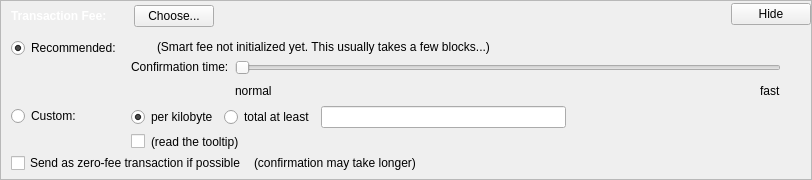
    <widget class="QFrame" name="frameFee">
     <property name="sizePolicy">
      <sizepolicy hsizetype="Expanding" vsizetype="Expanding">
       <horstretch>0</horstretch>
       <verstretch>0</verstretch>
      </sizepolicy>
     </property>
     <property name="maximumSize">
      <size>
       <width>16777215</width>
       <height>16777215</height>
      </size>
     </property>
     <property name="frameShape">
      <enum>QFrame::StyledPanel</enum>
     </property>
     <property name="frameShadow">
      <enum>QFrame::Sunken</enum>
     </property>
     <layout class="QVBoxLayout" name="verticalLayoutFee1">
      <property name="spacing">
       <number>0</number>
      </property>
      <property name="leftMargin">
       <number>0</number>
      </property>
      <property name="topMargin">
       <number>0</number>
      </property>
      <property name="rightMargin">
       <number>0</number>
      </property>
      <property name="bottomMargin">
       <number>0</number>
      </property>
      <item>
       <layout class="QVBoxLayout" name="verticalLayoutFee2" stretch="0,0,0">
        <property name="spacing">
         <number>0</number>
        </property>
        <property name="leftMargin">
         <number>10</number>
        </property>
        <property name="topMargin">
         <number>0</number>
        </property>
        <item>
         <layout class="QHBoxLayout" name="horizontalLayoutFee1">
          <property name="bottomMargin">
           <number>0</number>
          </property>
          <item>
           <layout class="QVBoxLayout" name="verticalLayoutFee7">
            <property name="spacing">
             <number>0</number>
            </property>
            <item>
             <spacer name="verticalSpacerSmartFee">
              <property name="orientation">
               <enum>Qt::Vertical</enum>
              </property>
              <property name="sizeType">
               <enum>QSizePolicy::Fixed</enum>
              </property>
              <property name="sizeHint" stdset="0">
               <size>
                <width>1</width>
                <height>4</height>
               </size>
              </property>
             </spacer>
            </item>
            <item>
             <layout class="QHBoxLayout" name="horizontalLayoutSmartFee">
              <property name="spacing">
               <number>10</number>
              </property>
              <item>
               <widget class="QLabel" name="labelFeeHeadline">
                <property name="sizePolicy">
                 <sizepolicy hsizetype="Preferred" vsizetype="Maximum">
                  <horstretch>0</horstretch>
                  <verstretch>0</verstretch>
                 </sizepolicy>
                </property>
                <property name="font">
                 <font>
                  <weight>75</weight>
                  <bold>true</bold>
                 </font>
                </property>
                <property name="styleSheet">
                 <string notr="true">font-weight:bold; color: #fff;</string>
                </property>
                <property name="text">
                 <string>Transaction Fee:</string>
                </property>
               </widget>
              </item>
              <item>
               <widget class="QLabel" name="labelFeeMinimized">
                <property name="styleSheet">
                 <string notr="true">color: #fff;</string>
                </property>
                <property name="text">
                 <string/>
                </property>
               </widget>
              </item>
              <item>
               <widget class="QPushButton" name="buttonChooseFee">
                <property name="text">
                 <string>Choose...</string>
                </property>
               </widget>
              </item>
             </layout>
            </item>
            <item>
             <spacer name="verticalSpacer_5">
              <property name="orientation">
               <enum>Qt::Vertical</enum>
              </property>
              <property name="sizeHint" stdset="0">
               <size>
                <width>1</width>
                <height>1</height>
               </size>
              </property>
             </spacer>
            </item>
           </layout>
          </item>
          <item>
           <spacer name="horizontalSpacer_4">
            <property name="orientation">
             <enum>Qt::Horizontal</enum>
            </property>
            <property name="sizeHint" stdset="0">
             <size>
              <width>40</width>
              <height>20</height>
             </size>
            </property>
           </spacer>
          </item>
          <item>
           <widget class="QPushButton" name="buttonMinimizeFee">
            <property name="toolTip">
             <string>collapse fee-settings</string>
            </property>
            <property name="text">
             <string>Hide</string>
            </property>
           </widget>
          </item>
         </layout>
        </item>
        <item>
         <widget class="QFrame" name="frameFeeSelection">
          <layout class="QVBoxLayout" name="verticalLayoutFee12">
           <property name="spacing">
            <number>0</number>
           </property>
           <property name="leftMargin">
            <number>0</number>
           </property>
           <property name="topMargin">
            <number>0</number>
           </property>
           <property name="rightMargin">
            <number>0</number>
           </property>
           <property name="bottomMargin">
            <number>0</number>
           </property>
           <item>
            <layout class="QGridLayout" name="gridLayoutFee">
             <property name="topMargin">
              <number>10</number>
             </property>
             <property name="bottomMargin">
              <number>4</number>
             </property>
             <property name="horizontalSpacing">
              <number>10</number>
             </property>
             <property name="verticalSpacing">
              <number>4</number>
             </property>
             <item row="1" column="1">
              <layout class="QVBoxLayout" name="verticalLayoutFee8">
               <property name="spacing">
                <number>6</number>
               </property>
               <item>
                <layout class="QHBoxLayout" name="horizontalLayoutFee13">
                 <item>
                  <widget class="QRadioButton" name="radioCustomPerKilobyte">
                   <property name="toolTip">
                    <string>If the custom fee is set to 1000 duffs and the transaction is only 250 bytes, then &quot;per kilobyte&quot; only pays 250 duffs in fee,&lt;br /&gt;while &quot;at least&quot; pays 1000 duffs. For transactions bigger than a kilobyte both pay by kilobyte.</string>
                   </property>
                   <property name="text">
                    <string>per kilobyte</string>
                   </property>
                   <property name="checked">
                    <bool>true</bool>
                   </property>
                   <attribute name="buttonGroup">
                    <string notr="true">groupCustomFee</string>
                   </attribute>
                  </widget>
                 </item>
                 <item>
                  <widget class="QRadioButton" name="radioCustomAtLeast">
                   <property name="toolTip">
                    <string>If the custom fee is set to 1000 duffs and the transaction is only 250 bytes, then &quot;per kilobyte&quot; only pays 250 duffs in fee,&lt;br /&gt;while &quot;total at least&quot; pays 1000 duffs. For transactions bigger than a kilobyte both pay by kilobyte.</string>
                   </property>
                   <property name="text">
                    <string>total at least</string>
                   </property>
                   <attribute name="buttonGroup">
                    <string notr="true">groupCustomFee</string>
                   </attribute>
                  </widget>
                 </item>
                 <item>
                  <widget class="BitcoinAmountField" name="customFee"/>
                 </item>
                 <item>
                  <spacer name="horizontalSpacer_6">
                   <property name="orientation">
                    <enum>Qt::Horizontal</enum>
                   </property>
                   <property name="sizeHint" stdset="0">
                    <size>
                     <width>1</width>
                     <height>1</height>
                    </size>
                   </property>
                  </spacer>
                 </item>
                </layout>
               </item>
               <item>
                <layout class="QHBoxLayout" name="horizontalLayoutFee8">
                 <item>
                  <widget class="QCheckBox" name="checkBoxMinimumFee">
                   <property name="toolTip">
                    <string>Paying only the minimum fee is just fine as long as there is less transaction volume than space in the blocks.&lt;br /&gt;But be aware that this can end up in a never confirming transaction once there is more demand for injex transactions than the network can process.</string>
                   </property>
                   <property name="text">
                    <string/>
                   </property>
                  </widget>
                 </item>
                 <item>
                  <widget class="QLabel" name="labelMinFeeWarning">
                   <property name="enabled">
                    <bool>true</bool>
                   </property>
                   <property name="toolTip">
                    <string>Paying only the minimum fee is just fine as long as there is less transaction volume than space in the blocks.&lt;br /&gt;But be aware that this can end up in a never confirming transaction once there is more demand for injex transactions than the network can process.</string>
                   </property>
                   <property name="text">
                    <string>(read the tooltip)</string>
                   </property>
                   <property name="margin">
                    <number>5</number>
                   </property>
                  </widget>
                 </item>
                 <item>
                  <spacer name="horizontalSpacer_2">
                   <property name="orientation">
                    <enum>Qt::Horizontal</enum>
                   </property>
                   <property name="sizeHint" stdset="0">
                    <size>
                     <width>1</width>
                     <height>1</height>
                    </size>
                   </property>
                  </spacer>
                 </item>
                </layout>
               </item>
              </layout>
             </item>
             <item row="0" column="0">
              <layout class="QVBoxLayout" name="verticalLayoutFee4" stretch="0,1">
               <item>
                <widget class="QRadioButton" name="radioSmartFee">
                 <property name="text">
                  <string>Recommended:</string>
                 </property>
                 <property name="checked">
                  <bool>true</bool>
                 </property>
                 <attribute name="buttonGroup">
                  <string notr="true">groupFee</string>
                 </attribute>
                </widget>
               </item>
               <item>
                <spacer name="verticalSpacer_2">
                 <property name="orientation">
                  <enum>Qt::Vertical</enum>
                 </property>
                 <property name="sizeHint" stdset="0">
                  <size>
                   <width>1</width>
                   <height>1</height>
                  </size>
                 </property>
                </spacer>
               </item>
              </layout>
             </item>
             <item row="1" column="0">
              <layout class="QVBoxLayout" name="verticalLayoutFee9" stretch="0,1">
               <item>
                <widget class="QRadioButton" name="radioCustomFee">
                 <property name="text">
                  <string>Custom:</string>
                 </property>
                 <attribute name="buttonGroup">
                  <string notr="true">groupFee</string>
                 </attribute>
                </widget>
               </item>
               <item>
                <spacer name="verticalSpacer_6">
                 <property name="orientation">
                  <enum>Qt::Vertical</enum>
                 </property>
                 <property name="sizeHint" stdset="0">
                  <size>
                   <width>1</width>
                   <height>1</height>
                  </size>
                 </property>
                </spacer>
               </item>
              </layout>
             </item>
             <item row="0" column="1">
              <layout class="QVBoxLayout" name="verticalLayoutFee3" stretch="0,0,1">
               <property name="spacing">
                <number>6</number>
               </property>
               <property name="topMargin">
                <number>2</number>
               </property>
               <item>
                <layout class="QHBoxLayout" name="horizontalLayoutFee12">
                 <item>
                  <widget class="QLabel" name="labelSmartFee">
                   <property name="text">
                    <string/>
                   </property>
                   <property name="margin">
                    <number>2</number>
                   </property>
                  </widget>
                 </item>
                 <item>
                  <widget class="QLabel" name="labelFeeEstimation">
                   <property name="text">
                    <string/>
                   </property>
                  </widget>
                 </item>
                 <item>
                  <widget class="QLabel" name="labelSmartFee2">
                   <property name="text">
                    <string>(Smart fee not initialized yet. This usually takes a few blocks...)</string>
                   </property>
                   <property name="margin">
                    <number>2</number>
                   </property>
                  </widget>
                 </item>
                 <item>
                  <spacer name="horizontalSpacer_5">
                   <property name="orientation">
                    <enum>Qt::Horizontal</enum>
                   </property>
                   <property name="sizeHint" stdset="0">
                    <size>
                     <width>1</width>
                     <height>1</height>
                    </size>
                   </property>
                  </spacer>
                 </item>
                </layout>
               </item>
               <item>
                <layout class="QHBoxLayout" name="horizontalLayoutFee9">
                 <item>
                  <layout class="QVBoxLayout" name="verticalLayoutFee6">
                   <item>
                    <widget class="QLabel" name="labelSmartFee3">
                     <property name="text">
                      <string>Confirmation time:</string>
                     </property>
                     <property name="margin">
                      <number>2</number>
                     </property>
                    </widget>
                   </item>
                   <item>
                    <spacer name="verticalSpacer_3">
                     <property name="orientation">
                      <enum>Qt::Vertical</enum>
                     </property>
                     <property name="sizeHint" stdset="0">
                      <size>
                       <width>1</width>
                       <height>1</height>
                      </size>
                     </property>
                    </spacer>
                   </item>
                  </layout>
                 </item>
                 <item>
                  <layout class="QVBoxLayout" name="verticalLayoutFee5">
                   <property name="rightMargin">
                    <number>30</number>
                   </property>
                   <item>
                    <widget class="QSlider" name="sliderSmartFee">
                     <property name="minimum">
                      <number>0</number>
                     </property>
                     <property name="maximum">
                      <number>24</number>
                     </property>
                     <property name="pageStep">
                      <number>1</number>
                     </property>
                     <property name="value">
                      <number>0</number>
                     </property>
                     <property name="orientation">
                      <enum>Qt::Horizontal</enum>
                     </property>
                     <property name="invertedAppearance">
                      <bool>false</bool>
                     </property>
                     <property name="invertedControls">
                      <bool>false</bool>
                     </property>
                     <property name="tickPosition">
                      <enum>QSlider::NoTicks</enum>
                     </property>
                    </widget>
                   </item>
                   <item>
                    <layout class="QHBoxLayout" name="horizontalLayoutFee10">
                     <item>
                      <widget class="QLabel" name="labelSmartFeeNormal">
                       <property name="text">
                        <string>normal</string>
                       </property>
                      </widget>
                     </item>
                     <item>
                      <spacer name="horizontalSpacer_3">
                       <property name="orientation">
                        <enum>Qt::Horizontal</enum>
                       </property>
                       <property name="sizeHint" stdset="0">
                        <size>
                         <width>40</width>
                         <height>20</height>
                        </size>
                       </property>
                      </spacer>
                     </item>
                     <item>
                      <widget class="QLabel" name="labelSmartFeeFast">
                       <property name="text">
                        <string>fast</string>
                       </property>
                      </widget>
                     </item>
                    </layout>
                   </item>
                  </layout>
                 </item>
                </layout>
               </item>
               <item>
                <spacer name="verticalSpacer_4">
                 <property name="orientation">
                  <enum>Qt::Vertical</enum>
                 </property>
                 <property name="sizeHint" stdset="0">
                  <size>
                   <width>1</width>
                   <height>1</height>
                  </size>
                 </property>
                </spacer>
               </item>
              </layout>
             </item>
            </layout>
           </item>
           <item>
            <layout class="QHBoxLayout" name="horizontalLayoutFee5" stretch="0,0,0">
             <property name="spacing">
              <number>8</number>
             </property>
             <property name="bottomMargin">
              <number>4</number>
             </property>
             <item>
              <widget class="QCheckBox" name="checkBoxFreeTx">
               <property name="text">
                <string>Send as zero-fee transaction if possible</string>
               </property>
              </widget>
             </item>
             <item>
              <widget class="QLabel" name="labelFreeTx">
               <property name="text">
                <string>(confirmation may take longer)</string>
               </property>
               <property name="margin">
                <number>5</number>
               </property>
              </widget>
             </item>
             <item>
              <spacer name="horizontalSpacerFee5">
               <property name="orientation">
                <enum>Qt::Horizontal</enum>
               </property>
               <property name="sizeHint" stdset="0">
                <size>
                 <width>1</width>
                 <height>1</height>
                </size>
               </property>
              </spacer>
             </item>
            </layout>
           </item>
           <item>
            <spacer name="verticalSpacerFee2">
             <property name="orientation">
              <enum>Qt::Vertical</enum>
             </property>
             <property name="sizeHint" stdset="0">
              <size>
               <width>1</width>
               <height>1</height>
              </size>
             </property>
            </spacer>
           </item>
          </layout>
         </widget>
        </item>
        <item>
         <spacer name="verticalSpacerFee">
          <property name="orientation">
           <enum>Qt::Vertical</enum>
          </property>
          <property name="sizeHint" stdset="0">
           <size>
            <width>800</width>
            <height>1</height>
           </size>
          </property>
         </spacer>
        </item>
       </layout>
      </item>
     </layout>
    </widget>
